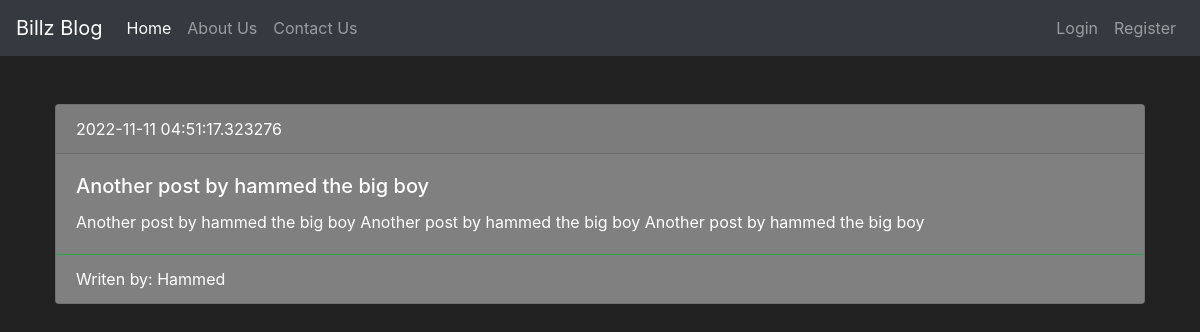
Screenshot of /Another-post-by-hammed-the-big-boy with the database file from the repository.
### blog/models.py (models this page shows, shortened)
class Post(db.Model):
    __tablename__= 'post'
    id = db.Column(db.Integer(), primary_key=True)
    title = db.Column(db.String(length=140), nullable=False)
    slug = db.Column(db.String(length=140), nullable=False, unique=True)
    body = db.Column(db.Text)
    author = db.Column(db.String(length=240))
    created = db.Column(db.DateTime, default=datetime.now())
    owner = db.Column(db.Integer(), db.ForeignKey('user.id'))

### blog/routes.py (the view)
@app.route("/<slug>")
def post_details(slug):
    post = Post.query.filter(Post.slug==slug).first()
    return render_template("post-details.html", post=post)

### blog/templates/post-details.html (shortened to what this page needs)
{% extends 'base.html' %}
{% block content %}
    <div class="container">
        <div class="card mt-5" style="background-color: grey;">
            <div class="card-header">
            {{ post.created }}
            </div>
            <div class="card-body">
            <h5 class="card-title">{{ post.title }}</h5>
            <p class="card-text">{{ post.body }}</p>
            </div>
            <div class="card-footer bg-transparent border-success">Writen by: {{ post.author }}</div>
        </div>
    </div>
{% endblock %}

### blog/templates/static/css/style.css (style rules this page uses)
body { font-family: 'Lato', sans-serif; }
.card { margin-left: 10px; margin-right: 10px; }

### blog/templates/base.html (style rules this page uses)
body { background-color: #212121; color: white }

### rows the page displays
Post: created "2022-11-11 04:51:17.323276", title "Another post by hammed the big boy", body "Another post by hammed the big boy Another post by hammed the big boy Another post by hammed the big boy", author "Hammed"
